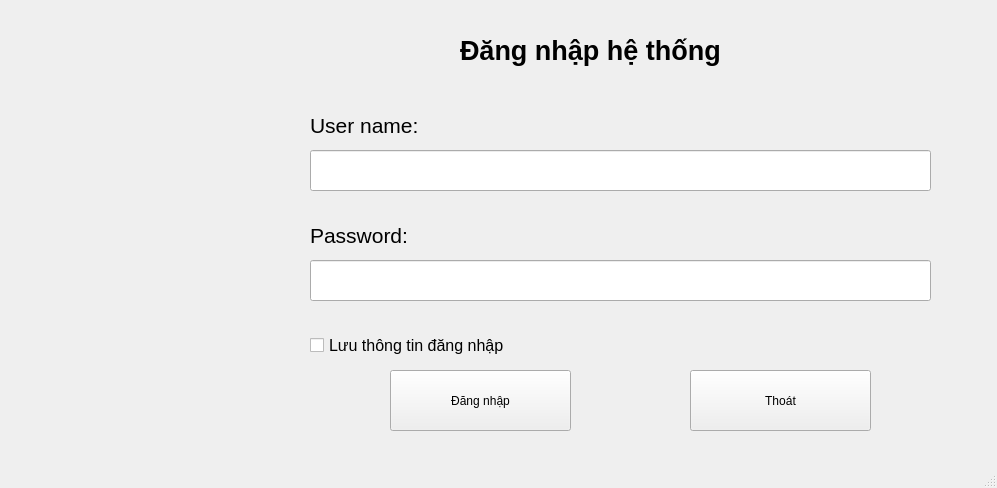
<?xml version="1.0" encoding="UTF-8"?>
<ui version="4.0">
 <class>He_Thong_may_Hoc_ABC</class>
 <widget class="QMainWindow" name="He_Thong_may_Hoc_ABC">
  <property name="geometry">
   <rect>
    <x>0</x>
    <y>0</y>
    <width>997</width>
    <height>488</height>
   </rect>
  </property>
  <property name="windowTitle">
   <string>MainWindow</string>
  </property>
  <widget class="QWidget" name="centralwidget">
   <widget class="QLabel" name="label">
    <property name="geometry">
     <rect>
      <x>460</x>
      <y>20</y>
      <width>361</width>
      <height>61</height>
     </rect>
    </property>
    <property name="font">
     <font>
      <pointsize>20</pointsize>
      <weight>75</weight>
      <bold>true</bold>
     </font>
    </property>
    <property name="text">
     <string>Đăng nhập hệ thống</string>
    </property>
   </widget>
   <widget class="QLabel" name="label_2">
    <property name="geometry">
     <rect>
      <x>310</x>
      <y>90</y>
      <width>171</width>
      <height>71</height>
     </rect>
    </property>
    <property name="font">
     <font>
      <pointsize>16</pointsize>
     </font>
    </property>
    <property name="text">
     <string>User name: </string>
    </property>
   </widget>
   <widget class="QLineEdit" name="Line_Edit_username">
    <property name="geometry">
     <rect>
      <x>310</x>
      <y>150</y>
      <width>621</width>
      <height>41</height>
     </rect>
    </property>
   </widget>
   <widget class="QLabel" name="label_3">
    <property name="geometry">
     <rect>
      <x>310</x>
      <y>200</y>
      <width>171</width>
      <height>71</height>
     </rect>
    </property>
    <property name="font">
     <font>
      <pointsize>16</pointsize>
     </font>
    </property>
    <property name="text">
     <string>Password:</string>
    </property>
   </widget>
   <widget class="QLineEdit" name="Line_edit_Password">
    <property name="geometry">
     <rect>
      <x>310</x>
      <y>260</y>
      <width>621</width>
      <height>41</height>
     </rect>
    </property>
    <property name="echoMode">
     <enum>QLineEdit::Password</enum>
    </property>
   </widget>
   <widget class="QCheckBox" name="checkBox">
    <property name="geometry">
     <rect>
      <x>310</x>
      <y>320</y>
      <width>381</width>
      <height>51</height>
     </rect>
    </property>
    <property name="font">
     <font>
      <pointsize>12</pointsize>
     </font>
    </property>
    <property name="text">
     <string>Lưu thông tin đăng nhập</string>
    </property>
   </widget>
   <widget class="QPushButton" name="pushButton_login">
    <property name="geometry">
     <rect>
      <x>390</x>
      <y>370</y>
      <width>181</width>
      <height>61</height>
     </rect>
    </property>
    <property name="text">
     <string>Đăng nhập</string>
    </property>
    <property name="icon">
     <iconset>
      <normaloff>../images/login_button_image.png</normaloff>../images/login_button_image.png</iconset>
    </property>
   </widget>
   <widget class="QPushButton" name="pushButton_exit">
    <property name="geometry">
     <rect>
      <x>690</x>
      <y>370</y>
      <width>181</width>
      <height>61</height>
     </rect>
    </property>
    <property name="text">
     <string>Thoát</string>
    </property>
    <property name="icon">
     <iconset>
      <normaloff>../images/exit_image.png</normaloff>../images/exit_image.png</iconset>
    </property>
   </widget>
   <widget class="QLabel" name="label_4">
    <property name="geometry">
     <rect>
      <x>30</x>
      <y>70</y>
      <width>301</width>
      <height>261</height>
     </rect>
    </property>
    <property name="font">
     <font>
      <pointsize>100</pointsize>
     </font>
    </property>
    <property name="text">
     <string/>
    </property>
    <property name="pixmap">
     <pixmap>../images/2203549_admin_avatar_human_login_user_icon.png</pixmap>
    </property>
   </widget>
  </widget>
  <widget class="QMenuBar" name="menubar">
   <property name="geometry">
    <rect>
     <x>0</x>
     <y>0</y>
     <width>997</width>
     <height>26</height>
    </rect>
   </property>
  </widget>
  <widget class="QStatusBar" name="statusbar"/>
 </widget>
 <resources/>
 <connections>
  <connection>
   <sender>pushButton_exit</sender>
   <signal>clicked()</signal>
   <receiver>He_Thong_may_Hoc_ABC</receiver>
   <slot>close()</slot>
   <hints>
    <hint type="sourcelabel">
     <x>780</x>
     <y>426</y>
    </hint>
    <hint type="destinationlabel">
     <x>498</x>
     <y>243</y>
    </hint>
   </hints>
  </connection>
 </connections>
</ui>
